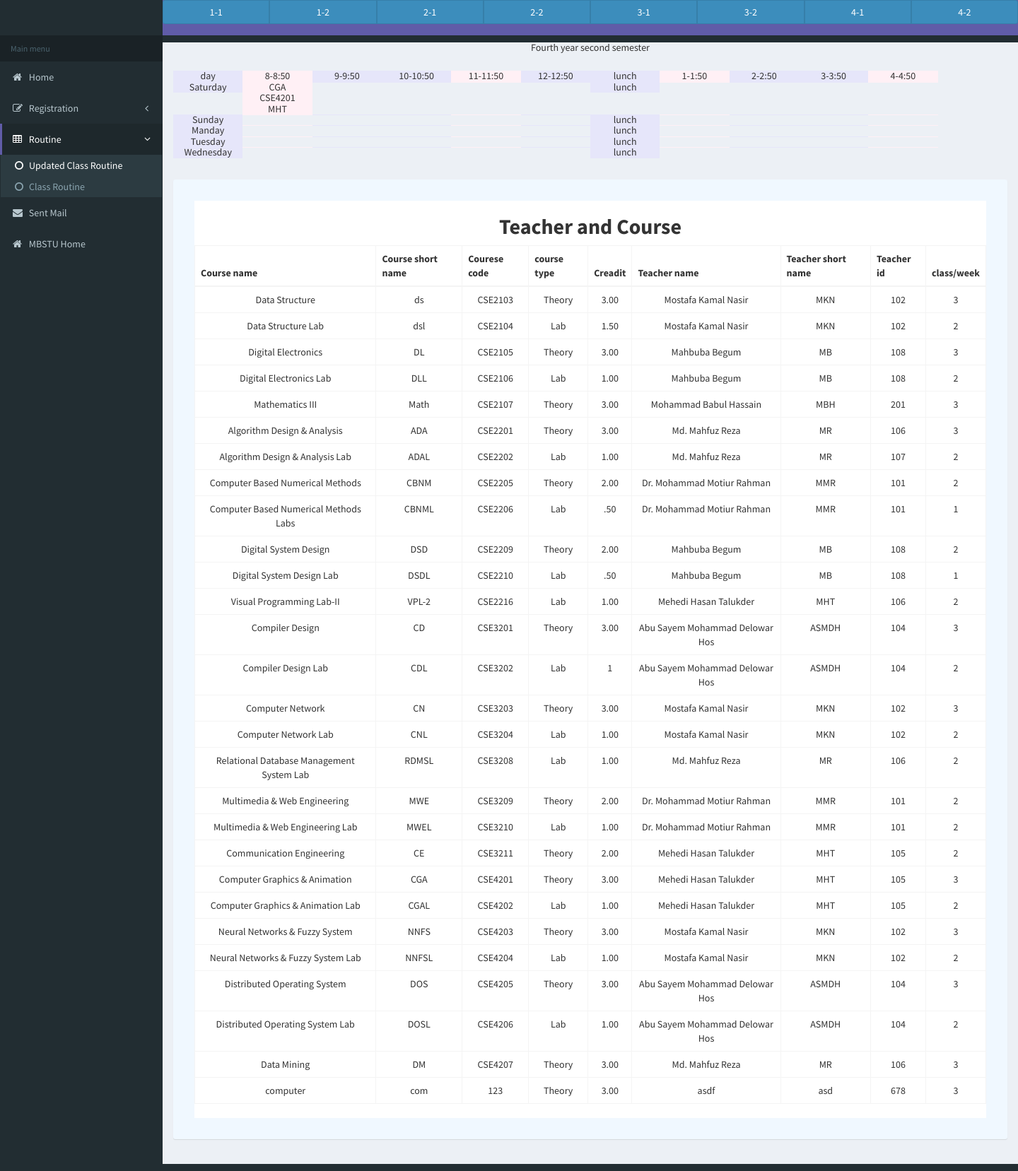
Screenshot of /projects/project/pages/tables/4y2s.php with the database file from the repository.
### tables this page shows
CREATE TABLE `course_registration` (
  `id` int(11) NOT NULL,
  `course_name` varchar(50) NOT NULL,
  `course_short_name` varchar(10) NOT NULL,
  `course_code` varchar(8) NOT NULL,
  `course_type` varchar(10) NOT NULL,
  `credit` varchar(7) NOT NULL,
  `teacher_name` varchar(30) NOT NULL,
  `teacher_short_name` varchar(10) NOT NULL,
  `teacher_id` varchar(15) NOT NULL,
  `class_per_week` varchar(10) NOT NULL
);

### projects/project/pages/tables/4y2s.php (the view, shortened to what this page needs)
<!DOCTYPE html>
<html>
  <head>
    <link rel="stylesheet" href="../../bootstrap/css/bootstrap.min.css">
    <link rel="stylesheet" href="https://maxcdn.bootstrapcdn.com/font-awesome/4.4.0/css/font-awesome.min.css">
    <link rel="stylesheet" href="https://code.ionicframework.com/ionicons/2.0.1/css/ionicons.min.css">
    <link rel="stylesheet" href="../../dist/css/AdminLTE.min.css">
    <link rel="stylesheet" href="../../dist/css/skins/_all-skins.min.css">
  </head>
  <body class="hold-transition skin-purple sidebar-mini">
    <div class="wrapper">
      <header class="main-header">
        <nav class="navbar navbar-static-top" role="navigation">
           <div class="btn-group btn-group-justified">
			  <a href="1y1s.php" class="btn btn-primary">1-1</a>
			  <a href="1y2s.php" class="btn btn-primary">1-2</a>
			  <a href="2y1s.php" class="btn btn-primary">2-1</a>
			  <a href="2y2s.php" class="btn btn-primary">2-2</a>
			  <a href="3y1s.php" class="btn btn-primary">3-1</a>
			  <a href="3y2s.php" class="btn btn-primary">3-2</a>
			  <a href="4y1s.php" class="btn btn-primary">4-1</a>
			  <a href="4y2s.php" class="btn btn-primary">4-2</a>
         </div>
        </nav>
      </header>
      <aside class="main-sidebar">
        <section class="sidebar">
          <ul class="sidebar-menu">
            <li class="header">Main menu</li>
            <li>
              <a href="http://127.0.0.1/projects/project/">
                <i class="fa fa-home"></i> <span>Home</span>
              </a>
            </li>
            <li class="treeview">
              <a href="#">
                <i class="fa fa-edit"></i> <span>Registration</span>
                <i class="fa fa-angle-left pull-right"></i>
              </a>
            </li>
            <li class="treeview active">
              <a href="#">
                <i class="fa fa-table"></i> <span>Routine</span>
                <i class="fa fa-angle-left pull-right"></i>
              </a>
              <ul class="treeview-menu">
                <li class="active"><a href="1y1s.php"><i class="fa fa-circle-o"></i>Updated Class Routine</a></li>
                <li><a href="data.html"><i class="fa fa-circle-o"></i>Class Routine</a></li>
              </ul>
            </li>
            <li>
              <a href="../mailbox/mailbox.html">
                <i class="fa fa-envelope"></i> <span>Sent Mail</span>
              </a>
            </li>
			<li>
              <a href="http://mbstu.ac.bd/index.html">
                <i class="fa fa-home"></i> <span>MBSTU Home</span>
              </a>
            </li>
             </ul>
        </section>
      </aside>
      <div class="content-wrapper">
<h5 class="text-center "> <storng>Fourth year second semester</strong><h5>
         <section class="content">
          <div class="container-fluid">
  <div class="row">
    <div class="col-md-1" style="background-color:lavender;">day</div>
    <div class="col-md-1" style="background-color:lavenderblush;">8-8:50</div>
    <div class="col-md-1" style="background-color:lavender;">9-9:50</div>
	<div class="col-md-1" style="background-color:lavender;">10-10:50</div>
    <div class="col-md-1" style="background-color:lavenderblush;">11-11:50</div>
    <div class="col-md-1" style="background-color:lavender;">12-12:50</div>
	<div class="col-md-1" style="background-color:lavender;">lunch</div>
    <div class="col-md-1" style="background-color:lavenderblush;">1-1:50</div>
    <div class="col-md-1" style="background-color:lavender;">2-2:50</div>
	<div class="col-md-1" style="background-color:lavender;">3-3:50</div>
    <div class="col-md-1" style="background-color:lavenderblush;">4-4:50</div>
  </div>
  <div class="row">
    <div class="col-md-1" style="background-color:lavender;">
	Saturday
	</div>
    <div class="col-md-1" style="background-color:lavenderblush;">
	<?php
	$query = "SELECT * FROM course_in";
               $result = mysql_query($query);
  while( $row = mysql_fetch_array($result))
		{
			   $course_name=$row['course_name'];
			   $day=$row['day'];
			   $time=$row['time'];
			   $semester=$row['semester'];
			   if($day=='Saturday' && $time=='8:00-8:50' && $semester=='4-2')
			      {
				 $query2="SELECT * FROM course_registration";
                 $result2=mysql_query($query2);
                   while($row2=mysql_fetch_array($result2))
				   {
					 $course_name2=$row2['course_name'];
					 $course_short_name=$row2['course_short_name'];
					 $course_code=$row2['course_code'];
					 $teacher_short_name=$row2['teacher_short_name'];
					 if($course_name==$course_name2)
					 {
						echo $course_short_name."<br>".$course_code."<br>".$teacher_short_name;
					 }
				   }
				  }
		}
			   ?>
	</div>
    <div class="col-md-1" style="background-color:lavender;">
	</div>
	<div class="col-md-1" style="background-color:lavender;">
	</div>
    <div class="col-md-1" style="background-color:lavenderblush;">
	</div>
    <div class="col-md-1" style="background-color:lavender;">
	</div>
	<div class="col-md-1" style="background-color:lavender;">
	lunch
	</div>
    <div class="col-md-1" style="background-color:lavenderblush;">
	</div>
    <div class="col-md-1" style="background-color:lavender;">
	</div>
	<div class="col-md-1" style="background-color:lavender;">
	</div>
    <div class="col-md-1" style="background-color:lavenderblush;">
	</div>
 </div>
 <div class="row">
    <div class="col-md-1" style="background-color:lavender;">
	Sunday
	</div>
    <div class="col-md-1" style="background-color:lavenderblush;">
	</div>
    <div class="col-md-1" style="background-color:lavender;">
	</div>
	<div class="col-md-1" style="background-color:lavender;">
	</div>
    <div class="col-md-1" style="background-color:lavenderblush;">
	</div>
    <div class="col-md-1" style="background-color:lavender;">
	</div>
	<div class="col-md-1" style="background-color:lavender;">
	lunch
	</div>
    <div class="col-md-1" style="background-color:lavenderblush;">
	</div>
    <div class="col-md-1" style="background-color:lavender;">
	</div>
	<div class="col-md-1" style="background-color:lavender;">
	</div>
    <div class="col-md-1" style="background-color:lavenderblush;">
	</div>
 </div>
 <div class="row">
    <div class="col-md-1" style="background-color:lavender;">
	Manday
	</div>
    <div class="col-md-1" style="background-color:lavenderblush;">
	</div>
    <div class="col-md-1" style="background-color:lavender;">
	</div>
	<div class="col-md-1" style="background-color:lavender;">
	</div>
    <div class="col-md-1" style="background-color:lavenderblush;">
	</div>
    <div class="col-md-1" style="background-color:lavender;">
	</div>
	<div class="col-md-1" style="background-color:lavender;">
	lunch
	</div>
    <div class="col-md-1" style="background-color:lavenderblush;">
	</div>
    <div class="col-md-1" style="background-color:lavender;">
	</div>
	<div class="col-md-1" style="background-color:lavender;">
	</div>
    <div class="col-md-1" style="background-color:lavenderblush;">
	</div>
 </div>
 <div class="row">
    <div class="col-md-1" style="background-color:lavender;">
	Tuesday
	</div>
    <div class="col-md-1" style="background-color:lavenderblush;">
	</div>
    <div class="col-md-1" style="background-color:lavender;">
	</div>
	<div class="col-md-1" style="background-color:lavender;">
	</div>
    <div class="col-md-1" style="background-color:lavenderblush;">
	</div>
    <div class="col-md-1" style="background-color:lavender;">
	</div>
	<div class="col-md-1" style="background-color:lavender;">
	lunch
	</div>
    <div class="col-md-1" style="background-color:lavenderblush;">
	</div>
    <div class="col-md-1" style="background-color:lavender;">
	</div>
	<div class="col-md-1" style="background-color:lavender;">
	</div>
    <div class="col-md-1" style="background-color:lavenderblush;">
	</div>
 </div>
 <div class="row">
    <div class="col-md-1" style="background-color:lavender;">
	Wednesday
	</div>
    <div class="col-md-1" style="background-color:lavenderblush;">
	</div>
    <div class="col-md-1" style="background-color:lavender;">
	</div>
	<div class="col-md-1" style="background-color:lavender;">
	</div>
    <div class="col-md-1" style="background-color:lavenderblush;">
	</div>
    <div class="col-md-1" style="background-color:lavender;">
	</div>
	<div class="col-md-1" style="background-color:lavender;">
	lunch
	</div>
    <div class="col-md-1" style="background-color:lavenderblush;">
	</div>
    <div class="col-md-1" style="background-color:lavender;">
	</div>
	<div class="col-md-1" style="background-color:lavender;">
	</div>
    <div class="col-md-1" style="background-color:lavenderblush;">
	</div>
 </div>
</div>
<br><br>
<div class="row">
            <div class="col-md-12">
              <div class="box box-primary" style="border: 30px solid aliceblue">
			  <h2 class="text-center"> <strong> Teacher and Course</strong></h2>
			   <?php
                $query = "SELECT * FROM course_registration";
               $result = mysql_query($query);
             ?>
 <table class="table table-bordered"  >
 <thead>
<tr>
    <th>Course name</th>
	<th>Course short name</th>
	<th>Courese code</th>
	<th>course type</th>
	<th>Creadit</th>
	<th>Teacher name</th>
	<th>Teacher short name</th>
	<th>Teacher  id</th>
	<th>class/week</th>
</tr>
</thead>
<tbody>
<?php
while($row = mysql_fetch_array($result))
     {
     echo "<tr><td>" . $row['course_name'] . "</td><td>" . $row['course_short_name'] . "</td><td>" . $row['course_code'] . "</td><td>" . $row['course_type'] . "</td><td>" . $row['credit'] . "</td><td>" . $row['teacher_name'] . "</td><td>" . $row['teacher_short_name'] . "</td><td>" . $row['teacher_id'] . "</td><td>" . $row['class_per_week'] . "</td></tr>";
     }
?>
</tbody>
</table>
			  </div>
			</div>
		 </div>
        </section>
    </div>
  </body>
</html>

### rows the page displays
course_registration: course_short_name "CGA", course_code "CSE4201", teacher_short_name "MHT", course_name "Computer Graphics & Animation", course_type "Theory", credit "3.00", teacher_name "Mehedi Hasan Talukder", teacher "105", class_per_week "3"
course_registration: course_name "Data Structure", course_short_name "ds", course_code "CSE2103", course_type "Theory", credit "3.00", teacher_name "Mostafa Kamal Nasir", teacher_short_name "MKN", teacher "102", class_per_week "3"
course_registration: course_name "Data Structure Lab", course_short_name "dsl", course_code "CSE2104", course_type "Lab", credit "1.50", teacher_name "Mostafa Kamal Nasir", teacher_short_name "MKN", teacher "102", class_per_week "2"
course_registration: course_name "Digital Electronics", course_short_name "DL", course_code "CSE2105", course_type "Theory", credit "3.00", teacher_name "Mahbuba Begum", teacher_short_name "MB", teacher "108", class_per_week "3"
course_registration: course_name "Digital Electronics Lab", course_short_name "DLL", course_code "CSE2106", course_type "Lab", credit "1.00", teacher_name "Mahbuba Begum", teacher_short_name "MB", teacher "108", class_per_week "2"
course_registration: course_name "Mathematics III", course_short_name "Math", course_code "CSE2107", course_type "Theory", credit "3.00", teacher_name "Mohammad Babul Hassain", teacher_short_name "MBH", teacher "201", class_per_week "3"
course_registration: course_name "Algorithm Design & Analysis", course_short_name "ADA", course_code "CSE2201", course_type "Theory", credit "3.00", teacher_name "Md. Mahfuz Reza", teacher_short_name "MR", teacher "106", class_per_week "3"
course_registration: course_name "Algorithm Design & Analysis Lab", course_short_name "ADAL", course_code "CSE2202", course_type "Lab", credit "1.00", teacher_name "Md. Mahfuz Reza", teacher_short_name "MR", teacher "107", class_per_week "2"
course_registration: course_name "Computer Based Numerical Methods", course_short_name "CBNM", course_code "CSE2205", course_type "Theory", credit "2.00", teacher_name "Dr. Mohammad Motiur Rahman", teacher_short_name "MMR", teacher "101", class_per_week "2"
course_registration: course_name "Computer Based Numerical Methods Labs", course_short_name "CBNML", course_code "CSE2206", course_type "Lab", credit ".50", teacher_name "Dr. Mohammad Motiur Rahman", teacher_short_name "MMR", teacher "101", class_per_week "1"
course_registration: course_name "Digital System Design", course_short_name "DSD", course_code "CSE2209", course_type "Theory", credit "2.00", teacher_name "Mahbuba Begum", teacher_short_name "MB", teacher "108", class_per_week "2"
course_registration: course_name "Digital System Design Lab", course_short_name "DSDL", course_code "CSE2210", course_type "Lab", credit ".50", teacher_name "Mahbuba Begum", teacher_short_name "MB", teacher "108", class_per_week "1"
course_registration: course_name "Visual Programming Lab-II", course_short_name "VPL-2", course_code "CSE2216", course_type "Lab", credit "1.00", teacher_name "Mehedi Hasan Talukder", teacher_short_name "MHT", teacher "106", class_per_week "2"
course_registration: course_name "Compiler Design", course_short_name "CD", course_code "CSE3201", course_type "Theory", credit "3.00", teacher_name "Abu Sayem Mohammad Delowar Hos", teacher_short_name "ASMDH", teacher "104", class_per_week "3"
course_registration: course_name "Compiler Design Lab", course_short_name "CDL", course_code "CSE3202", course_type "Lab", credit "1", teacher_name "Abu Sayem Mohammad Delowar Hos", teacher_short_name "ASMDH", teacher "104", class_per_week "2"
course_registration: course_name "Computer Network", course_short_name "CN", course_code "CSE3203", course_type "Theory", credit "3.00", teacher_name "Mostafa Kamal Nasir", teacher_short_name "MKN", teacher "102", class_per_week "3"
course_registration: course_name "Computer Network Lab", course_short_name "CNL", course_code "CSE3204", course_type "Lab", credit "1.00", teacher_name "Mostafa Kamal Nasir", teacher_short_name "MKN", teacher "102", class_per_week "2"
course_registration: course_name "Relational Database Management System Lab", course_short_name "RDMSL", course_code "CSE3208", course_type "Lab", credit "1.00", teacher_name "Md. Mahfuz Reza", teacher_short_name "MR", teacher "106", class_per_week "2"
course_registration: course_name "Multimedia & Web Engineering", course_short_name "MWE", course_code "CSE3209", course_type "Theory", credit "2.00", teacher_name "Dr. Mohammad Motiur Rahman", teacher_short_name "MMR", teacher "101", class_per_week "2"
course_registration: course_name "Multimedia & Web Engineering Lab", course_short_name "MWEL", course_code "CSE3210", course_type "Lab", credit "1.00", teacher_name "Dr. Mohammad Motiur Rahman", teacher_short_name "MMR", teacher "101", class_per_week "2"
course_registration: course_name "Communication Engineering", course_short_name "CE", course_code "CSE3211", course_type "Theory", credit "2.00", teacher_name "Mehedi Hasan Talukder", teacher_short_name "MHT", teacher "105", class_per_week "2"
course_registration: course_name "Computer Graphics & Animation Lab", course_short_name "CGAL", course_code "CSE4202", course_type "Lab", credit "1.00", teacher_name "Mehedi Hasan Talukder", teacher_short_name "MHT", teacher "105", class_per_week "2"
course_registration: course_name "Neural Networks & Fuzzy System", course_short_name "NNFS", course_code "CSE4203", course_type "Theory", credit "3.00", teacher_name "Mostafa Kamal Nasir", teacher_short_name "MKN", teacher "102", class_per_week "3"
course_registration: course_name "Neural Networks & Fuzzy System Lab", course_short_name "NNFSL", course_code "CSE4204", course_type "Lab", credit "1.00", teacher_name "Mostafa Kamal Nasir", teacher_short_name "MKN", teacher "102", class_per_week "2"
course_registration: course_name "Distributed Operating System", course_short_name "DOS", course_code "CSE4205", course_type "Theory", credit "3.00", teacher_name "Abu Sayem Mohammad Delowar Hos", teacher_short_name "ASMDH", teacher "104", class_per_week "3"
course_registration: course_name "Distributed Operating System Lab", course_short_name "DOSL", course_code "CSE4206", course_type "Lab", credit "1.00", teacher_name "Abu Sayem Mohammad Delowar Hos", teacher_short_name "ASMDH", teacher "104", class_per_week "2"
course_registration: course_name "Data Mining", course_short_name "DM", course_code "CSE4207", course_type "Theory", credit "3.00", teacher_name "Md. Mahfuz Reza", teacher_short_name "MR", teacher "106", class_per_week "3"
course_registration: course_name "computer", course_short_name "com", course_code "123", course_type "Theory", credit "3.00", teacher_name "asdf", teacher_short_name "asd", teacher "678", class_per_week "3"
